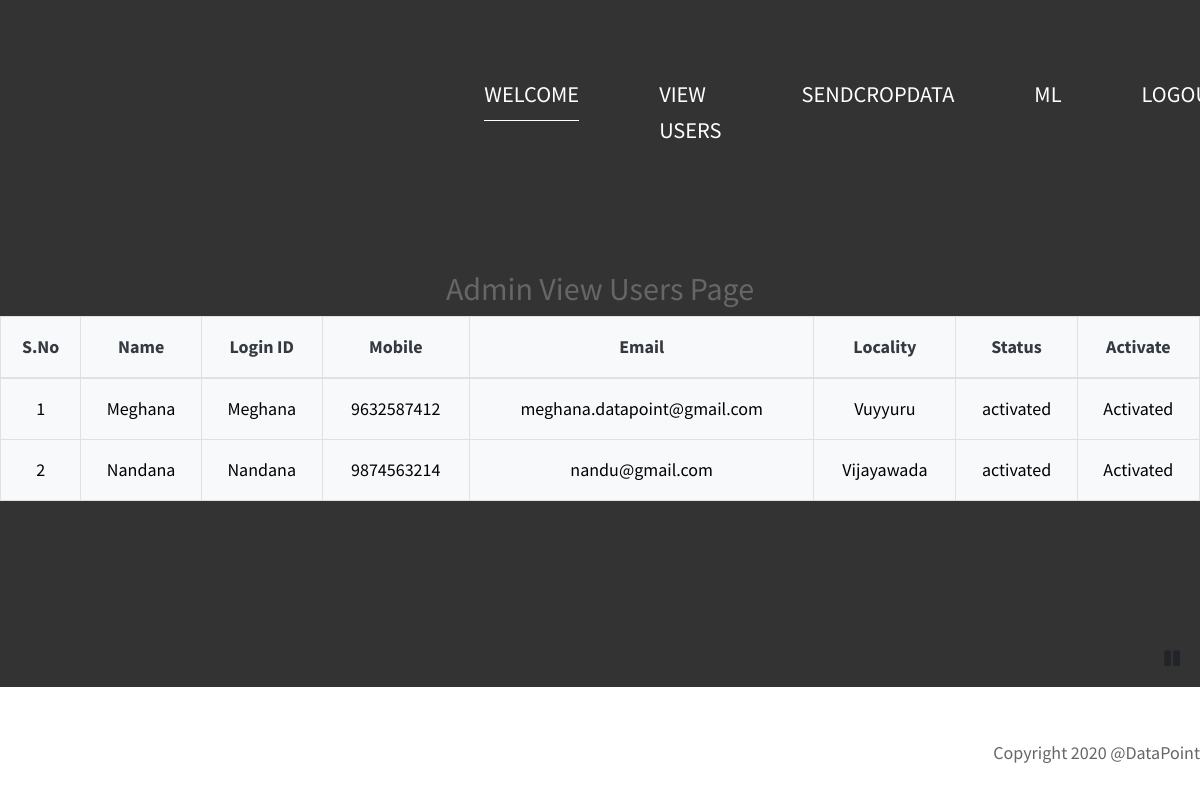
/AdminViewUsers/, run on the app's committed database.
### users/models.py (models this page shows, shortened)
class cropyieldUserRegistrationModel(models.Model):
    name = models.CharField(max_length=100)
    loginid = models.CharField(unique=True,max_length=100)
    password = models.CharField(max_length=100)
    mobile = models.CharField(max_length=100)
    email = models.CharField(max_length=100)
    locality = models.CharField(max_length=100)
    address = models.CharField(max_length=1000)
    city = models.CharField(max_length=100)
    state = models.CharField(max_length=100)
    status  = models.CharField(max_length=100)
    class Meta:
        db_table='cropyieldUsers'

### admins/views.py (the view)
# urls.py: path('AdminViewUsers/', admins.AdminViewUsers, name='AdminViewUsers'),
def AdminViewUsers(request):
    data = cropyieldUserRegistrationModel.objects.all()
    return render(request,'admins/AdminViewUsers.html',{'data':data})

### assets/templates/admins/AdminViewUsers.html (shortened to what this page needs)
{% extends 'adminbase.html' %}
{% load static %}
{% block contents %}
<div class="tm-welcome-container text-center text-white">
                <div class="tm-welcome-container-inner">
                     <h2>Admin View Users Page</h2>
 <table class="table table-bordered bg-light text-dark">
    <thead>
      <tr>
        <th>S.No</th>
        <th>Name</th>
        <th>Login ID</th>
        <th>Mobile</th>
        <th>Email</th>
        <th>Locality</th>
        <th>Status</th>
        <th>Activate</th>
      </tr>
    </thead>
    <tbody>
    {% for i in data %}
                                            <tr style="color: Black">
                                                <td>{{forloop.counter}}</td>
                                                <td>{{i.name}}</td>
                                                <td>{{i.loginid}}</td>
                                                <td>{{i.mobile}}</td>
                                                <td>{{i.email}}</td>
                                                <td>{{i.locality}}</td>
                                                <td>{{i.status}}</td>
                                                {% if i.status == 'waiting' %}
                                                <td><a class="btn-link" href="/AdminActivaUsers/?uid={{ i.id }}"
                                                       style="color:DARKBLUE">Activate</a></td>
                                                {% else %}
                                                <td> Activated</td>
                                                {% endif %}
                                            </tr>
                                            {% endfor %}
    </tbody>
  </table>
                </div>
            </div>
            <i id="tm-video-control-button" class="fas fa-pause"></i>
        </div>
{% endblock %}

### assets/static/css/templatemo-video-catalog.css (style rules this page uses)
html { scroll-behavior: smooth; overflow-x: hidden; }
body { margin: 0; padding: 0; font-family: 'Source Sans Pro', sans-serif; font-size: 18px; line-height: 2em; overflow-x: hidden; }
h2, p { color: #666666; }
.tm-welcome-container { position: absolute; width: 100%; height: 100%; display: flex; justify-content: center; flex-direction: column; z-index: 999; }
.tm-welcome-container-inner { margin-top: 100px; }
#tm-video-control-button { position: absolute; bottom: 20px; right: 20px; z-index: 1000; }

### data on the page
cropyieldUserRegistrationModel: name "Meghana", loginid "Meghana", mobile "9632587412", email "meghana.datapoint@gmail.com", locality "Vuyyuru", status "activated", shows "Activated"
cropyieldUserRegistrationModel: name "Nandana", loginid "Nandana", mobile "9874563214", email "nandu@gmail.com", locality "Vijayawada", status "activated", shows "Activated"
